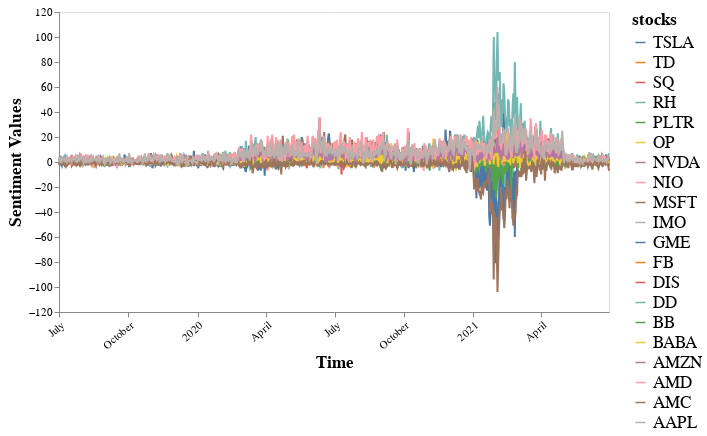

Notebook cell for this chart:
### Code cell
import altair as alt
alt.data_transformers.disable_max_rows()
source = summary3
base = alt.Chart(source).properties(width=550)
scale=alt.Scale(domain=source.stocks.unique().tolist())
color=alt.Color("stocks:N",scale=scale) #
click = alt.selection_multi(fields=["stocks"])
# scale=alt.Scale(domain=['bear', "bull"], range=['#ee4035','#7bc043'])
# color=alt.Color("weather:N",scale=scale)
line = base.mark_line().encode(
    x=alt.X('day:T',title="Time", axis=alt.Axis(labelAngle=320,grid=False)),
    y=alt.Y('sentiment:Q',title="Sentiment Values",axis=alt.Axis(grid=False)),
    # color="stocks"
    color=alt.condition(click,color,alt.value("lightgray"))
    # color=alt.condition(alt.value('#ee4035'),alt.value('#7bc043'))
).properties(
    width=550,
    height=300,
    # title="Bull / Bear market analysis based on comments' sentiment in Reddit (r/stocks)"
).add_selection(click)


# rule = base.mark_rule().encode(
#     y='average(sentiment)',
#     color="stocks",
#     size=alt.value(2)
# )
alt.vconcat(line). \
    configure_title(fontSize=19, align="center", anchor="middle"). \
    configure_legend(titleColor='black', labelFontSize=17, titleFontSize=17). \
    configure_axis(labelFontSize=11,titleFontSize=17)

### Figure 1 — Vega-Lite specification as saved in the notebook (floating-point values rounded to 4 significant figures; data arrays with more than 128 entries replaced by an {"elided": "..."} marker saying what was removed)
{"config": {"view": {"continuousWidth": 400, "continuousHeight": 300}, "axis": {"labelFontSize": 11, "titleFontSize": 17}, "legend": {"labelFontSize": 17, "titleColor": "black", "titleFontSize": 17}, "title": {"align": "center", "anchor": "middle", "fontSize": 19}}, "vconcat": [{"mark": "line", "encoding": {"color": {"condition": {"field": "stocks", "scale": {"domain": ["TSLA", "TD", "SQ", "RH", "PLTR", "OP", "NVDA", "NIO", "MSFT", "IMO", "GME", "FB", "DIS", "DD", "BB", "BABA", "AMZN", "AMD", "AMC", "AAPL"]}, "type": "nominal", "selection": "selector073"}, "value": "lightgray"}, "x": {"axis": {"grid": false, "labelAngle": 320}, "field": "day", "title": "Time", "type": "temporal"}, "y": {"axis": {"grid": false}, "field": "sentiment", "title": "Sentiment Values", "type": "quantitative"}}, "height": 300, "selection": {"selector073": {"type": "multi", "fields": ["stocks"]}}, "width": 550}], "data": {"name": "data-fbbfe52574b8880e0db1915c62d91c32"}, "$schema": "https://vega.github.io/schema/vega-lite/v4.17.0.json", "datasets": {"data-fbbfe52574b8880e0db1915c62d91c32": {"elided": "13319 records"}}}
